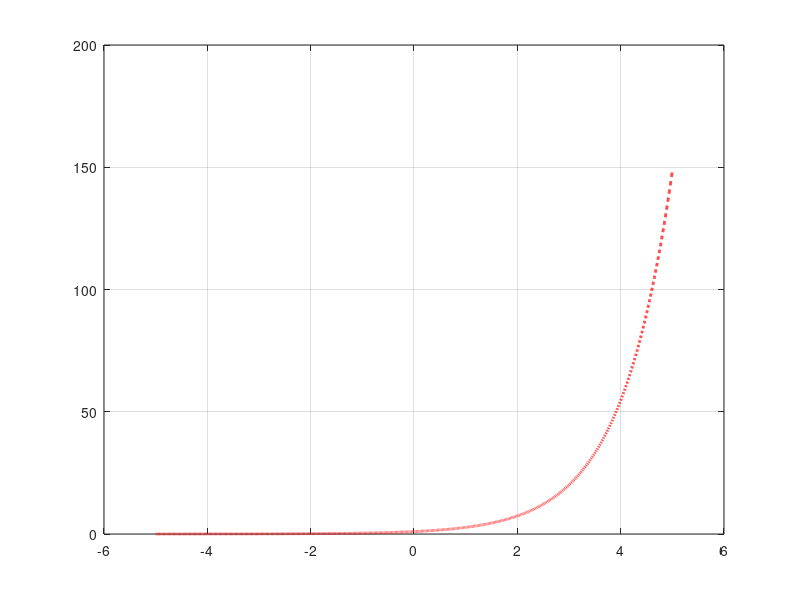

This chart was generated by the following MATLAB code: (Note: this script raises an error after producing the figure.)
function test_my_exp

x = -5:0.001:5;
f = exp(x);
figure;
plot(x,f,'r--','linewidth',2);hold on; grid on;
for n = [1 2 3 5 100]
    p = my_exp(x,n);
    plot(x,p,'k-','linewidth',1);
    text(x(end),p(end),['n=' num2str(n)]);
end
legend('Exact','Approx');
title('Taylor approx of exp(x)');
xlabel('x');ylabel('y=e^x');
set(gca,'fontsize',20,'xtick',-5:1:5);